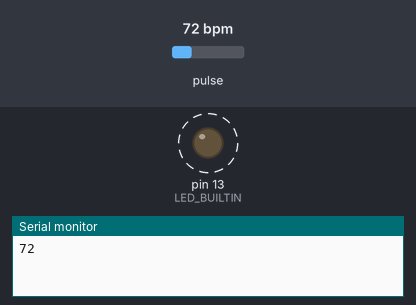
Bench run of a sketch on a simulated Arduino Uno, built with avr-gcc and run on an emulated ATmega328P. Parts: output pins drawn as LEDs (lit = HIGH), the last lines printed to the serial monitor. Dashed ring = blinking. The test bench sets the inputs (shaded band); at power-on: pulse 72 bpm.

Above: at 1.2 s.
1.3 s: pulse set to 42 bpm
At 2.8 s:
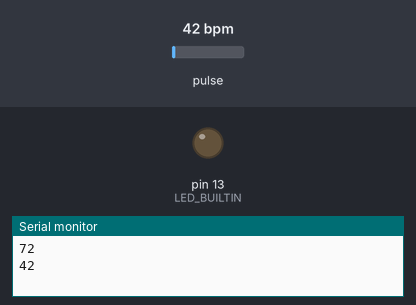
3.7 s: pulse set to 70 bpm
At 4.64 s:
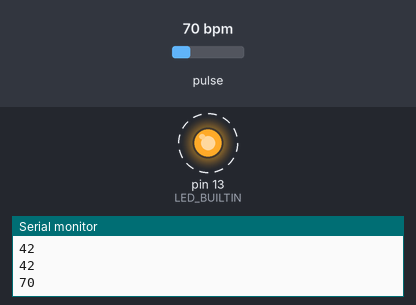
Timing chart, 0 to 12.7 s (numbered marks = the images above; inputs shaded):
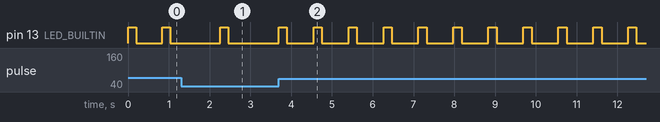

Measured:
- after the input at 3.7 s, pin 13 (LED_BUILTIN): alternates HIGH for 0.20 s and LOW for 0.66 s, starting after 0.85 s

The sketch:

sensor_pulso.ino
```cpp
#define USE_ARDUINO_INTERRUPTS true  // Set-up low-level interrupts for most acurate BPM math.
#include <PulseSensorPlayground.h>  //Biblioteca para el sensor de pulsos

PulseSensorPlayground pulseSensor;  // Creates an instance of the PulseSensorPlayground object called "pulseSensor"

//  Variables
const int PulseWire = 0;      // PulseSensor PURPLE WIRE connected to ANALOG PIN 0
const int LED = LED_BUILTIN;  // The on-board Arduino LED, close to PIN 13.
int Threshold = 550;          // Determine which Signal to "count as a beat" and which to ignore.
                              // Use the "Gettting Started Project" to fin

void setup() {
  // put your setup code here, to run once:

  Serial.begin(9600);  // For Serial Monitor

  //Codigo sensor de pulso
  // Configure the PulseSensor object, by assigning our variables to it.
  pulseSensor.analogInput(PulseWire);
  pulseSensor.blinkOnPulse(LED);  //auto-magically blink Arduino's LED with heartbeat.
  pulseSensor.setThreshold(Threshold);

  // Double-check the "pulseSensor" object was created and "began" seeing a signal.
  if (pulseSensor.begin()) {
    //Serial.println("We created a pulseSensor Object !");  //This prints one time at Arduino power-up,  or on Arduino reset.
  }

}

void loop() {
  // put your main code here, to run repeatedly:

  if (pulseSensor.sawStartOfBeat()) {  // Constantly test to see if "a beat happened".

    int myBPM = pulseSensor.getBeatsPerMinute();  // Calls function on our pulseSensor object that returns BPM as an "int".
                                                  // "myBPM" hold this BPM value now.
    //Serial.println("♥  Latido de Corazón ! ");    // If test is "true", print a message "a heartbeat happened".
    //Serial.print("BPM: ");                        // Print phrase "BPM: "
    Serial.println(myBPM);                        // Print the value inside of myBPM.

  }

  //delay(2000);
}
```
